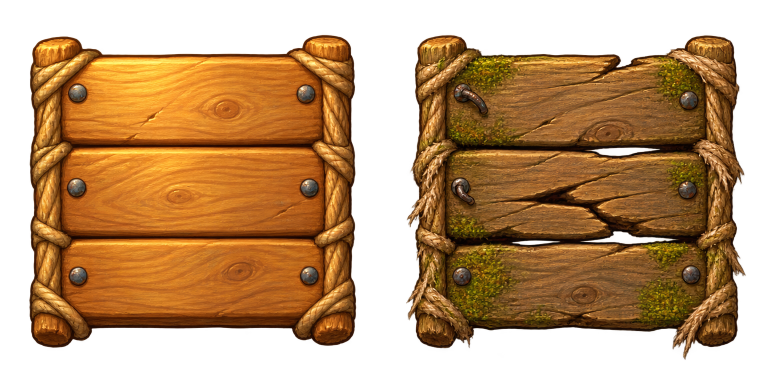
#> input picture asset/Originals/dungeon-kit/generated/plank.png, 1536 x 768 px (shown at 1/2 size)
$ python pack-plank-art.py
#> lines starting #> are read from the running program, lines starting #| are printed output that depends on the picture
"""Packs the plank bridge's art (docs/godot/DUNGEONS.md "Falling planks over water" and "Art").

Source: asset/Originals/dungeon-kit/generated/plank.png (Magnific GPT 2.5, transparent background,
the Lili creation as style reference, 2026-10-17): two square tiles of a rope footbridge's deck seen
from above, side by side: whole honey-wood planks with iron nails (left) and the same planks old,
cracked, split and loose with frayed twine (right). Writes
godot/asset/MAPS/objects/dungeon/plank-2x1.webp: the two tiles, each trimmed to its own painting
and fitted to one 64-unit cell at 2 px a unit (128 x 128 px): frame 0 the landing's whole plank,
frame 1 the falling plank. The boards run across the picture (east-west): the game turns it for a
bridge that runs east-west.

    python scripts/art/pack-plank-art.py
"""
from pathlib import Path

from PIL import Image

ROOT = Path(__file__).resolve().parents[2]
SRC = ROOT / "asset/Originals/dungeon-kit/generated/plank.png"
OUT = ROOT / "godot/asset/MAPS/objects/dungeon/plank-2x1.webp"
ALPHA_CUT = 40
PX = 2
CELL_UNITS = 64


def main() -> None:
	image = Image.open(SRC).convert("RGBA")
#> image is the input picture: PIL image 1536x768 RGBA; mean R, G, B, A 123.5, 74.7, 24.6, 155.4
	half = image.width // 2
#> half = 768
	side = CELL_UNITS * PX
	sheet = Image.new("RGBA", (side * 2, side), (0, 0, 0, 0))
#> sheet: PIL image 256x128 RGBA; every value is 0
	for i in range(2):
		panel = image.crop((i * half, 0, (i + 1) * half, image.height))
		box = panel.getchannel("A").point(lambda a: 255 if a > ALPHA_CUT else 0).getbbox()
		tile = panel.crop(box).resize((side, side), Image.LANCZOS)
		sheet.alpha_composite(tile, (i * side, 0))
		print(f"  frame {i}: painting {box[2] - box[0]} x {box[3] - box[1]} px -> {side} x {side}")
#> this loop made 2 passes
#> box on passes 1 to 2: (59, 70, 713, 696), (44, 70, 724, 720)
#|   frame 0: painting 654 x 626 px -> 128 x 128
#|   frame 1: painting 680 x 650 px -> 128 x 128
#> pass 1, in main, `panel = image.crop((i * half, 0, (i + 1) * half, image.height))`:
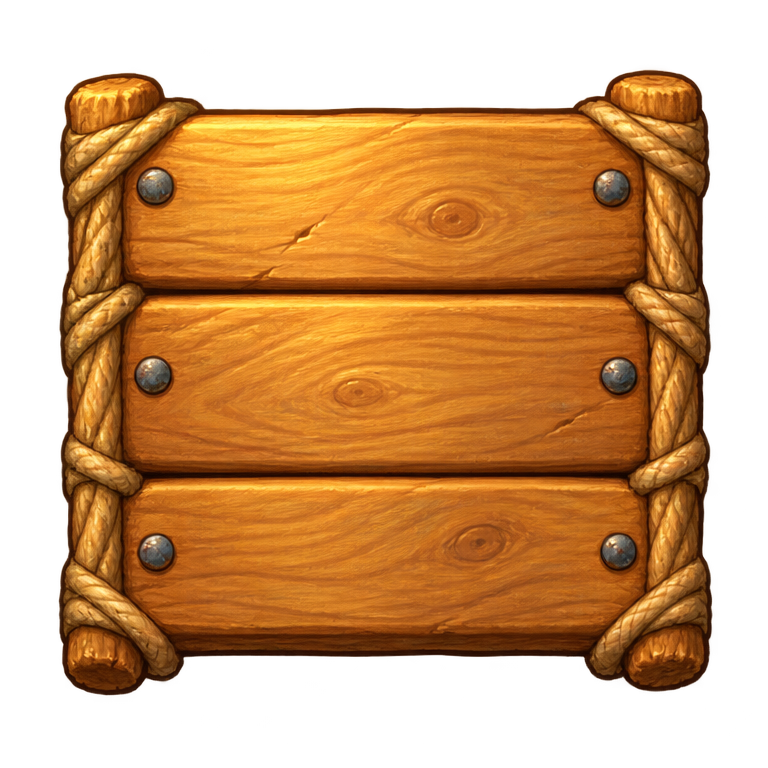
#> panel: PIL image 768x768 RGBA; mean R, G, B, A 143.2, 82.6, 24.4, 156.4; transparent parts drawn white
#> pass 1, in main, `tile = panel.crop(box).resize((side, side), Image.LANCZOS)`:
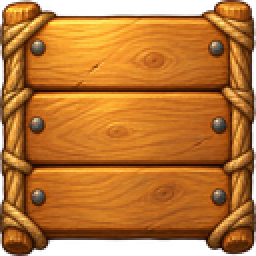
#> tile: PIL image 128x128 RGBA (shown 2 times larger); mean R, G, B, A 161.1, 93.5, 28.3, 225.5; transparent parts drawn white
#> pass 2, in main, `panel = image.crop((i * half, 0, (i + 1) * half, image.height))`:
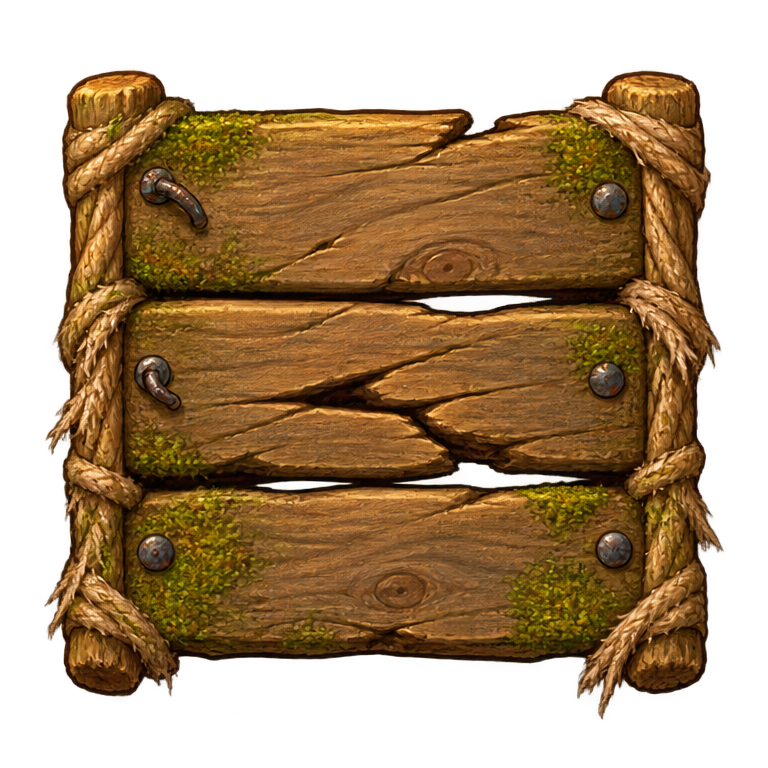
#> panel: PIL image 768x768 RGBA; mean R, G, B, A 103.9, 66.8, 24.9, 154.3; transparent parts drawn white
#> pass 2, in main, `tile = panel.crop(box).resize((side, side), Image.LANCZOS)`:
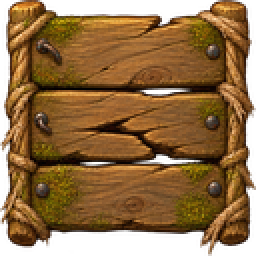
#> tile: PIL image 128x128 RGBA (shown 2 times larger); mean R, G, B, A 102.5, 66.7, 26, 206; transparent parts drawn white
#> after the loop:
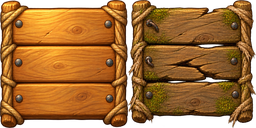
#> sheet: PIL image 256x128 RGBA; mean R, G, B, A 131.8, 80.1, 27.2, 215.7; transparent parts drawn white
	OUT.parent.mkdir(parents=True, exist_ok=True)
	sheet.save(OUT, "WEBP", lossless=True)
	print(f"{OUT.relative_to(ROOT)}  {sheet.width} x {sheet.height}")
#| godot/asset/MAPS/objects/dungeon/plank-2x1.webp  256 x 128


if __name__ == "__main__":
	main()

$ run again, with asset/Originals/dungeon-kit/generated/big-chest.png copied over asset/Originals/dungeon-kit/generated/plank.png
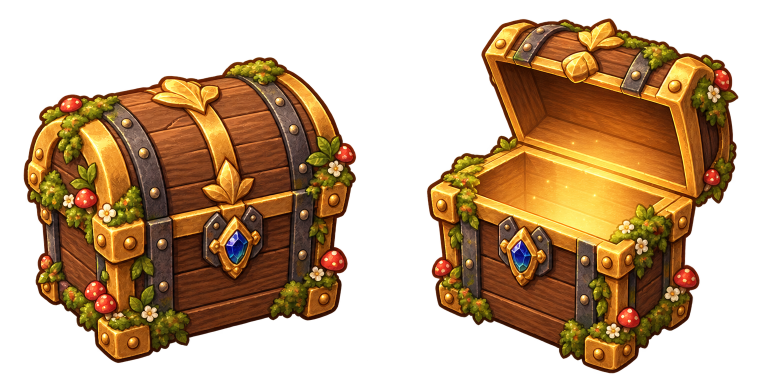
#> input picture asset/Originals/dungeon-kit/generated/big-chest.png, 1536 x 768 px (shown at 1/2 size)
#> in main, image is the input picture: PIL image 1536x768 RGBA; mean R, G, B, A 105, 63, 20.6, 131.2
#> the loop in main, `for i in range(2):` made 2 passes
#> box on passes 1 to 2: (47, 114, 712, 726), (86, 37, 709, 747)
#> (printed output is left out)
#> pass 1, in main, `panel = image.crop((i * half, 0, (i + 1) * half, image.height))`:
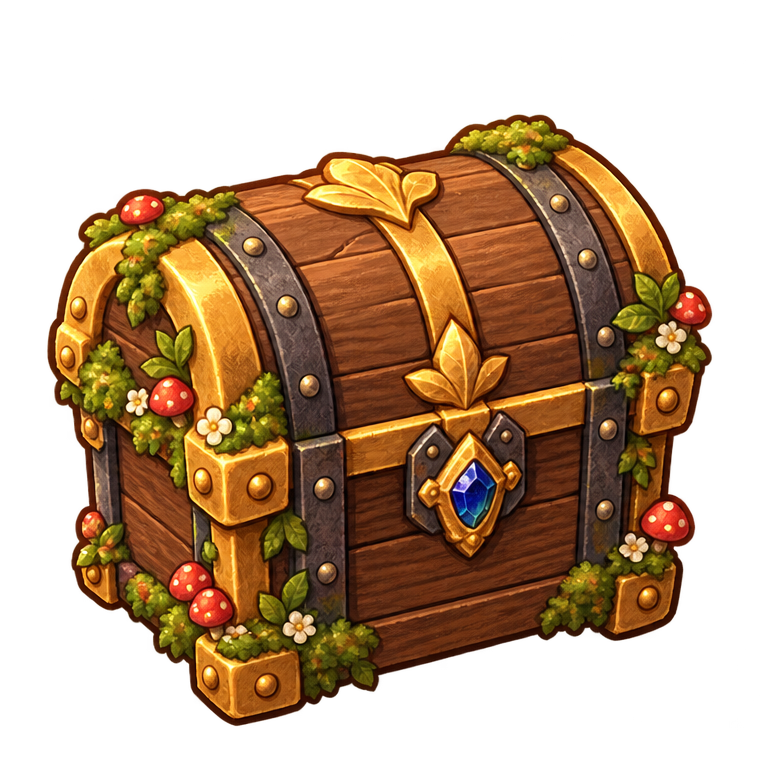
#> panel: PIL image 768x768 RGBA; mean R, G, B, A 97.6, 57.9, 20.5, 129.8; transparent parts drawn white
#> after the loop in main, `for i in range(2):`:
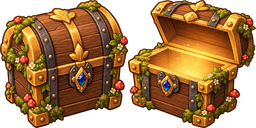
#> sheet: PIL image 256x128 RGBA; mean R, G, B, A 105.7, 65.2, 23.8, 182.5; transparent parts drawn white
#| godot/asset/MAPS/objects/dungeon/plank-2x1.webp  256 x 128
